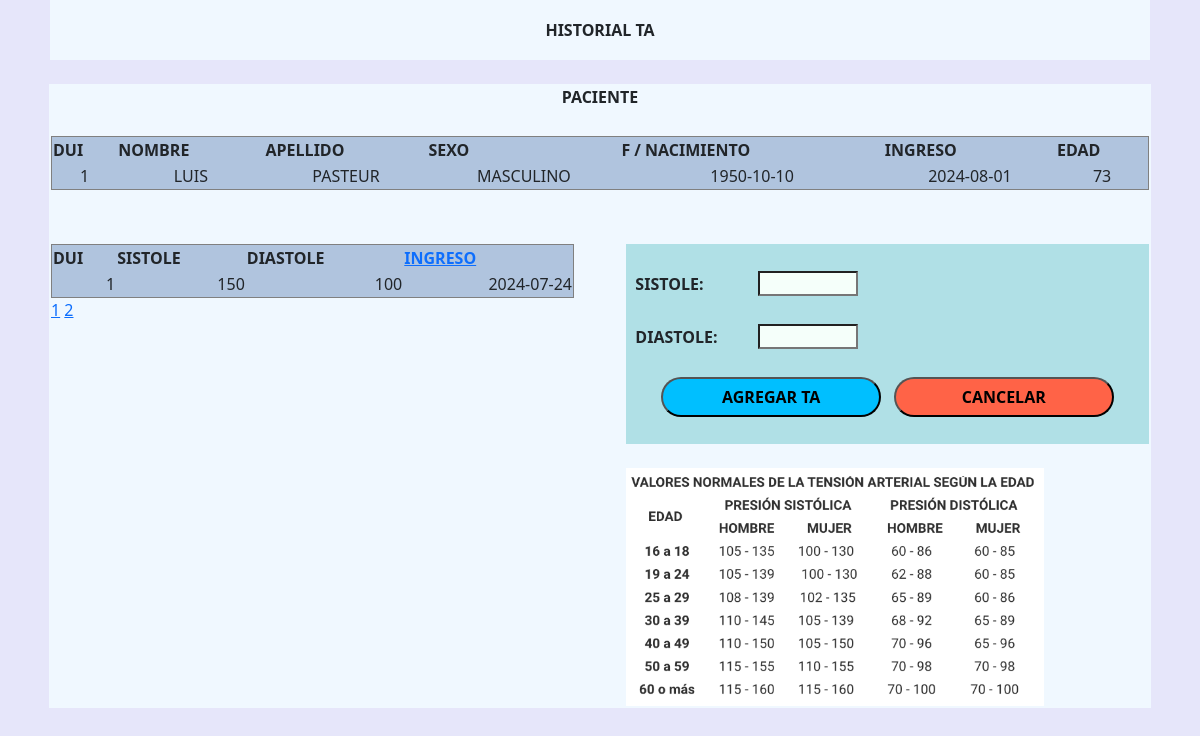
The app's page /listar_historial.php?page=2&order=DESC with its own data.
### tables this page shows
CREATE TABLE `tmppaciente` (
  `id` int(11) NOT NULL,
  `dui` int(10) NOT NULL,
  `nombre` varchar(25) NOT NULL,
  `apellido` varchar(25) NOT NULL,
  `sexo` varchar(9) NOT NULL,
  `nacimiento` date NOT NULL,
  `ingreso` date NOT NULL
);

CREATE TABLE `tension` (
  `id` int(11) NOT NULL,
  `dui` int(10) NOT NULL,
  `sistole` int(3) NOT NULL,
  `diastole` int(3) NOT NULL,
  `ingreso` date NOT NULL DEFAULT current_timestamp()
);

### paciente_validar_mostrar_temporal.php (the view, shortened to what this page needs)
<!DOCTYPE html>
<html>
    <head>
        <?php
            include_once "css.php";
        ?>
    </head>
    <body>
        <table width="1100px" border="0">
            <tr>
                <td>
                    <?php
                        $host = 'localhost';
                        $dbname = 'ta';
                        $username = 'root';
                        $password = '';
                        try {
                            $pdo = new PDO("mysql:host=$host;dbname=$dbname;charset=utf8", $username, $password);
                            $pdo->setAttribute(PDO::ATTR_ERRMODE, PDO::ERRMODE_EXCEPTION);
                            $stmt = $pdo->prepare("SELECT dui, nombre, apellido, sexo, nacimiento, ingreso FROM tmppaciente");
                            $stmt->execute();
                            echo "<table border='1' width='100%' class='tablaDatos'>
                                    <tr>
                                        <th>DUI</th>
                                        <th>NOMBRE</th>
                                        <th>APELLIDO</th>
                                        <th>SEXO</th>
                                        <th>F / NACIMIENTO</th>
                                        <th>INGRESO</th>
                                        <th>EDAD</th>
                                    </tr>";
                            while ($row = $stmt->fetch(PDO::FETCH_ASSOC)) {
                                $nacimiento = new DateTime($row['nacimiento']);
                                $hoy = new DateTime();
                                $edad = $hoy->diff($nacimiento)->y;
                                echo "<tr>
                                        <td align='center'>" . htmlspecialchars($row['dui']) . "</td>
                                        <td align='center'>" . htmlspecialchars($row['nombre']) . "</td>
                                        <td align='center'>" . htmlspecialchars($row['apellido']) . "</td>
                                        <td align='center'>" . htmlspecialchars($row['sexo']) . "</td>
                                        <td align='center'>" . htmlspecialchars($row['nacimiento']) . "</td>
                                        <td align='center'>" . htmlspecialchars($row['ingreso']) . "</td>
                                        <td align='center'>" . htmlspecialchars($edad) . "</td>
                                    </tr>";
                            }
                            echo "</table>";
                        } catch (PDOException $e) {
                            echo "Error: " . $e->getMessage();
                        }
                    ?>
                </td>
            </tr>
        </table>
    </body>
</html>

### listar_historial_mostrar.php (shortened to what this page needs)
<?php
include_once "css.php";
try {
    $pdo = new PDO("mysql:host=localhost;dbname=ta", "root", "");
    $pdo->setAttribute(PDO::ATTR_ERRMODE, PDO::ERRMODE_EXCEPTION);
    $query = $pdo->query("SELECT dui FROM tmppaciente LIMIT 1");
    $result = $query->fetch(PDO::FETCH_ASSOC);
    $dui = $result['dui'];
} catch (PDOException $e) {
    echo "Error: " . $e->getMessage();
}
$limit = 17;
$page = isset($_GET['page']) ? (int)$_GET['page'] : 1;
$offset = ($page - 1) * $limit;
$order = isset($_GET['order']) && $_GET['order'] == 'asc' ? 'ASC' : 'DESC';
try {
    $stmt = $pdo->prepare("SELECT dui, sistole, diastole, ingreso FROM tension WHERE dui = :dui ORDER BY ingreso $order LIMIT :limit OFFSET :offset");
    $stmt->bindParam(':dui', $dui, PDO::PARAM_STR);
    $stmt->bindParam(':limit', $limit, PDO::PARAM_INT);
    $stmt->bindParam(':offset', $offset, PDO::PARAM_INT);
    $stmt->execute();
    $results = $stmt->fetchAll(PDO::FETCH_ASSOC);
    $totalStmt = $pdo->prepare("SELECT COUNT(*) FROM tension WHERE dui = :dui");
    $totalStmt->bindParam(':dui', $dui, PDO::PARAM_STR);
    $totalStmt->execute();
    $totalResults = $totalStmt->fetchColumn();
    $totalPages = ceil($totalResults / $limit);
} catch (PDOException $e) {
    echo "Error: " . $e->getMessage();
}
?>
<!DOCTYPE html>
<html>
<head>
</head>
<body>
    <table border="1" class="tablaDatos">
        <thead>
            <tr>
                <th>DUI</th>
                <th>SISTOLE</th>
                <th>DIASTOLE</th>
                <th>
                    <a href="?page=<?php echo $page; ?>&order=<?php echo $order == 'ASC' ? 'desc' : 'asc'; ?>">
                        INGRESO
                    </a>
                </th>
            </tr>
        </thead>
        <tbody>
            <?php if (!empty($results)) : ?>
                <?php foreach ($results as $row) : ?>
                    <tr>
                        <td align="right"><?php echo htmlspecialchars($row['dui']); ?></td>
                        <td align="right"><?php echo htmlspecialchars($row['sistole']); ?></td>
                        <td align="right"><?php echo htmlspecialchars($row['diastole']); ?></td>
                        <td align="right"><?php echo htmlspecialchars($row['ingreso']); ?></td>
                    </tr>
                <?php endforeach; ?>
            <?php else : ?>
                <tr>
                    <td colspan="4">No se encontraron registros.</td>
                </tr>
            <?php endif; ?>
        </tbody>
    </table>
    <div>
        <?php for ($i = 1; $i <= $totalPages; $i++) : ?>
            <a href="?page=<?php echo $i; ?>&order=<?php echo $order; ?>"><?php echo $i; ?></a>
        <?php endfor; ?>
    </div>
</body>
</html>

### css.php (style rules this page uses)
.body { background-color: lavender; }
.tablaDatos { width: 100%; background-color:lightsteelblue; }

### records on screen
tmppaciente: dui "1", nombre "LUIS", apellido "PASTEUR", sexo "MASCULINO", nacimiento "1950-10-10", ingreso "2024-08-01"
tension: dui "1", sistole "150", diastole "100", ingreso "2024-07-24"
